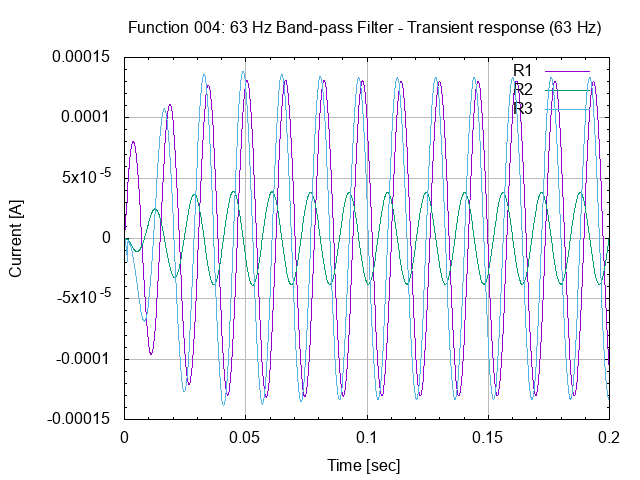

Write gnuplot code to recreate this figure.
# setup terminal
set term png

# setup graph
set output "26.004.00.02.01.png"
set title "Function 004: 63 Hz Band-pass Filter - Transient response (63 Hz)"

# setup Y-axis
set grid ytics lt 1 lw 1 lc rgb "#bbbbbb"
set mytics
set ylabel "Current [A]"

# setup X-axis
set grid xtics lt 1 lw 1 lc rgb "#bbbbbb"
set mxtics
set xlabel "Time [sec]"

# setup plot style
set style data lines
plot '26.004.00.02.01.dat' using 1:2 title "R1", \
     '26.004.00.02.01.dat' using 1:3 title "R2", \
     '26.004.00.02.01.dat' using 1:4 title "R3"

# set output back to default
set output

# reset terminal type
set terminal pop
